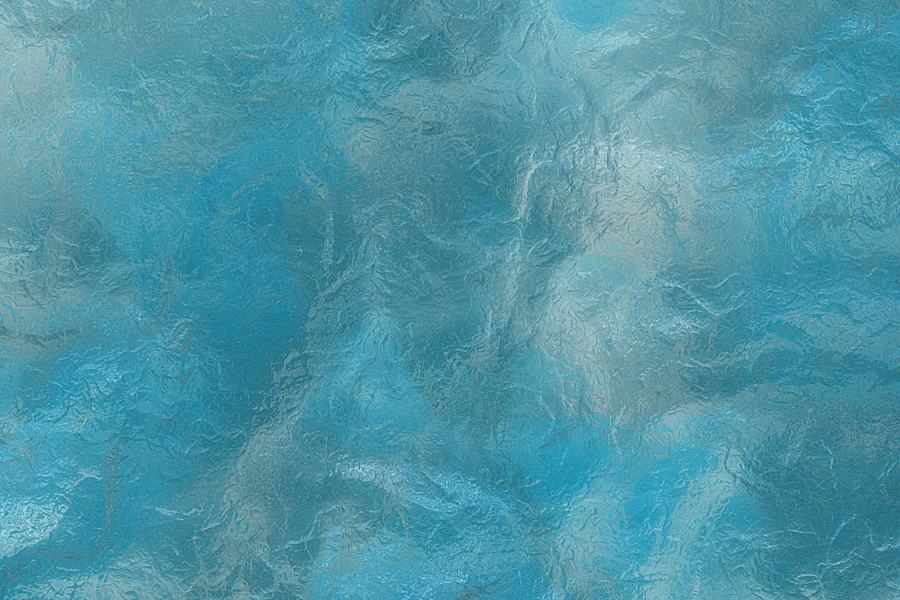
#> input picture untangle/transforms/assets/frost1.png, 900 x 600 px, found by its file name; its folder holds 4 pictures in this run; the run also reads 1 picture not shown here
$ python ood_transforms_imagenet.py   (older library calls are emulated)
#> lines starting #> are read from the running program, lines starting #| are printed output that depends on the picture
"""ImageNet-C corruption implementation adapted from https://github.com/hendrycks/robustness."""

import ctypes
from io import BytesIO

import cv2
import numpy as np
import skimage as sk
from numba import njit
from numpy.random import Generator
from PIL import Image as PILImage
from scipy.ndimage import map_coordinates
from scipy.ndimage import zoom as scizoom
from skimage.filters import gaussian
from wand.api import library as wandlibrary
from wand.image import Image as WandImage

# Constants
GAUSSIAN_NOISE_C = [0.08, 0.12, 0.18, 0.26, 0.38]
SHOT_NOISE_C = [60, 25, 12, 5, 3]
IMPULSE_NOISE_C = [0.03, 0.06, 0.09, 0.17, 0.27]
SPECKLE_NOISE_C = [0.15, 0.2, 0.35, 0.45, 0.6]
GAUSSIAN_BLUR_C = [1, 2, 3, 4, 6]
FROSTED_GLASS_BLUR_C = [(0.7, 1, 2), (0.9, 2, 1), (1, 2, 3), (1.1, 3, 2), (1.5, 4, 2)]
DEFOCUS_BLUR_C = [(3, 0.1), (4, 0.5), (6, 0.5), (8, 0.5), (10, 0.5)]
MOTION_BLUR_C = [(10, 3), (15, 5), (15, 8), (15, 12), (20, 15)]
ZOOM_BLUR_C = [
    np.arange(1, 1.11, 0.01),
    np.arange(1, 1.16, 0.01),
    np.arange(1, 1.21, 0.02),
    np.arange(1, 1.26, 0.02),
    np.arange(1, 1.31, 0.03),
]
FOG_C = [(1.5, 2), (2, 2), (2.5, 1.7), (2.5, 1.5), (3, 1.4)]
FROST_IMAGES = [
    cv2.imread(f"untangle/transforms/assets/frost{i}.{'png' if i <= 3 else 'jpg'}")
    for i in range(1, 7)
]
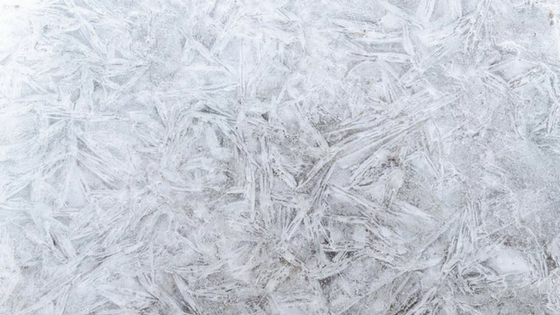
#> input picture untangle/transforms/assets/frost2.png, 560 x 315 px, found by its file name
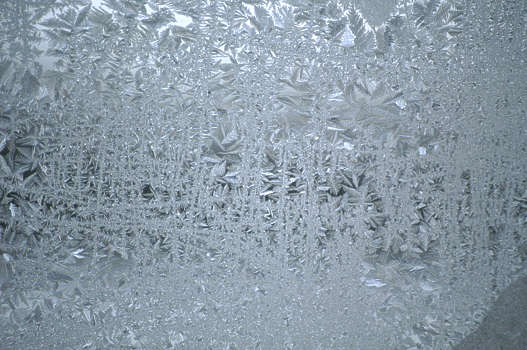
#> input picture untangle/transforms/assets/frost4.jpg, 527 x 350 px, found by its file name
#> FROST_IMAGES = 6 items
FROST_C = [(1, 0.4), (0.8, 0.6), (0.7, 0.7), (0.65, 0.7), (0.6, 0.75)]
SNOW_C = [
    (0.1, 0.3, 3, 0.5, 10, 4, 0.8),
    (0.2, 0.3, 2, 0.5, 12, 4, 0.7),
    (0.55, 0.3, 4, 0.9, 12, 8, 0.7),
    (0.55, 0.3, 4.5, 0.85, 12, 8, 0.65),
    (0.55, 0.3, 2.5, 0.85, 12, 12, 0.55),
]
SPATTER_C = [
    (0.65, 0.3, 4, 0.69, 0.6, 0),
    (0.65, 0.3, 3, 0.68, 0.6, 0),
    (0.65, 0.3, 2, 0.68, 0.5, 0),
    (0.65, 0.3, 1, 0.65, 1.5, 1),
    (0.67, 0.4, 1, 0.65, 1.5, 1),
]
SPATTER_KER = np.array([[-2, -1, 0], [-1, 1, 1], [0, 1, 2]])
CONTRAST_C = [0.4, 0.3, 0.2, 0.1, 0.05]
BRIGHTNESS_C = [0.1, 0.2, 0.3, 0.4, 0.5]
SATURATE_C = [(0.3, 0), (0.1, 0), (2, 0), (5, 0.1), (20, 0.2)]
JPEG_C = [25, 18, 15, 10, 7]
PIXELATE_C = [0.6, 0.5, 0.4, 0.3, 0.25]
ELASTIC_C = [
    (244 * 2, 244 * 0.7, 244 * 0.1),
    (244 * 2, 244 * 0.08, 244 * 0.2),
    (244 * 0.05, 244 * 0.01, 244 * 0.02),
    (244 * 0.07, 244 * 0.01, 244 * 0.02),
    (244 * 0.12, 244 * 0.01, 244 * 0.02),
]

# Distortion helpers


# [25 lines left out: function disk, not called in this run]


# Tell Python about the C method
wandlibrary.MagickMotionBlurImage.argtypes = (
    ctypes.c_void_p,  # Wand
    ctypes.c_double,  # Radius
    ctypes.c_double,  # Sigma
    ctypes.c_double,  # Angle
)


# Extend wand.image.Image class to include method signature
class MotionImage(WandImage):
    """Extension of wand.image.Image class that supports motion blur."""

    # [739 lines left out: functions motion_blur, plasma_fractal, clipped_zoom, shuffle_pixels_njit_frosted_glass_blur, gaussian_noise, shot_noise and 17 more, not called in this run]


OOD_TRANSFORM_DICT_IMAGENET = {
    "gaussian_noise": gaussian_noise,
    "shot_noise": shot_noise,
    "impulse_noise": impulse_noise,
    "defocus_blur": defocus_blur,
    "frosted_glass_blur": frosted_glass_blur,
    "motion_blur": motion_blur,
    "zoom_blur": zoom_blur,
    "snow": snow,
    "frost": frost,
    "fog": fog,
    "brightness": brightness,
    "contrast": contrast,
    "elastic": elastic,
    "pixelate": pixelate,
    "jpeg": jpeg,
    # Additional ones
    "speckle_noise": speckle_noise,
    "gaussian_blur": gaussian_blur,
    "spatter": spatter,
    "saturate": saturate,
}
